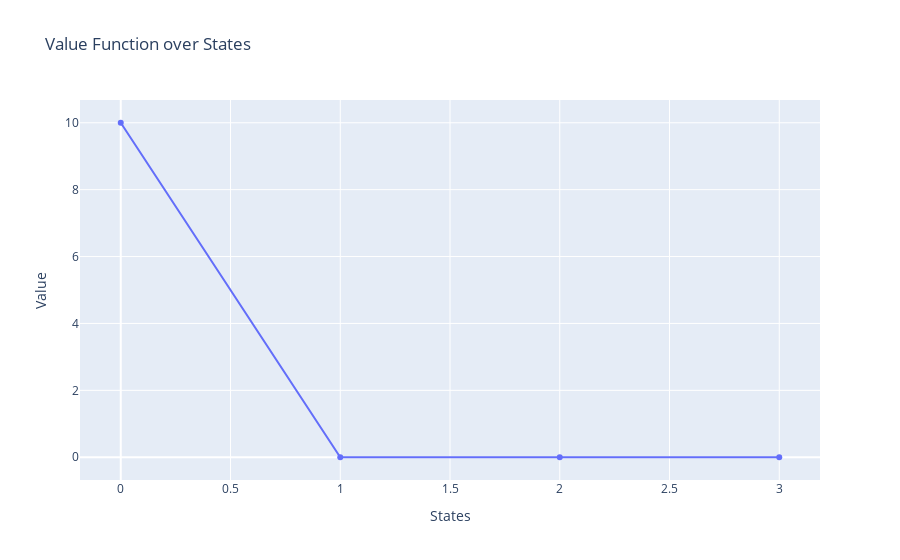

Notebook code for this chart:
### Code cell
V, policy = value_iteration(states, actions, P, R)
plot_value_function(V)

### Figure 1 — Plotly figure (JSON) as saved in the notebook; plotly's stock layout.template omitted (floating-point values rounded to 4 significant figures)
{"data": [{"mode": "lines+markers", "type": "scatter", "y": [10, 0, 0, 0]}], "layout": {"title": {"text": "Value Function over States"}, "xaxis": {"title": {"text": "States"}}, "yaxis": {"title": {"text": "Value"}}}}
